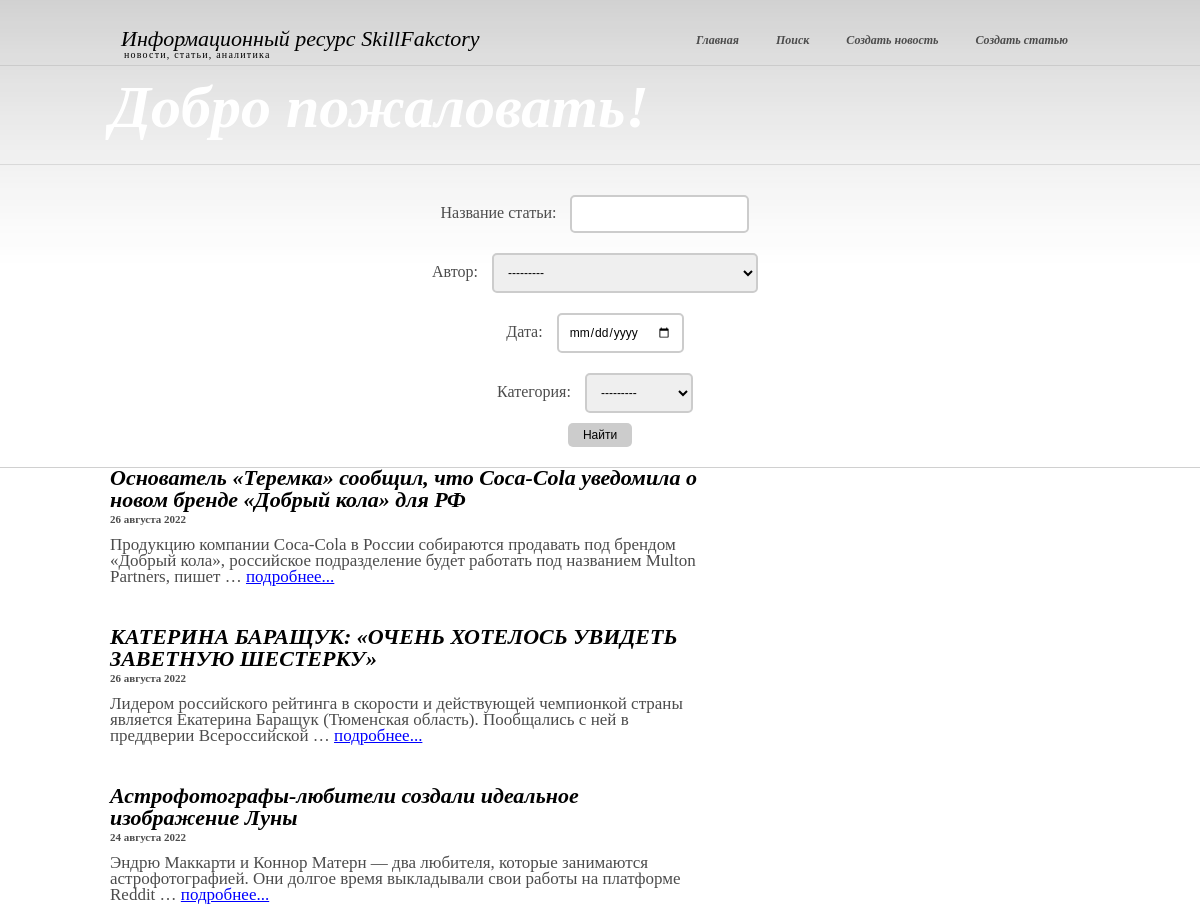
The app's page /home/search (upper part), older data.
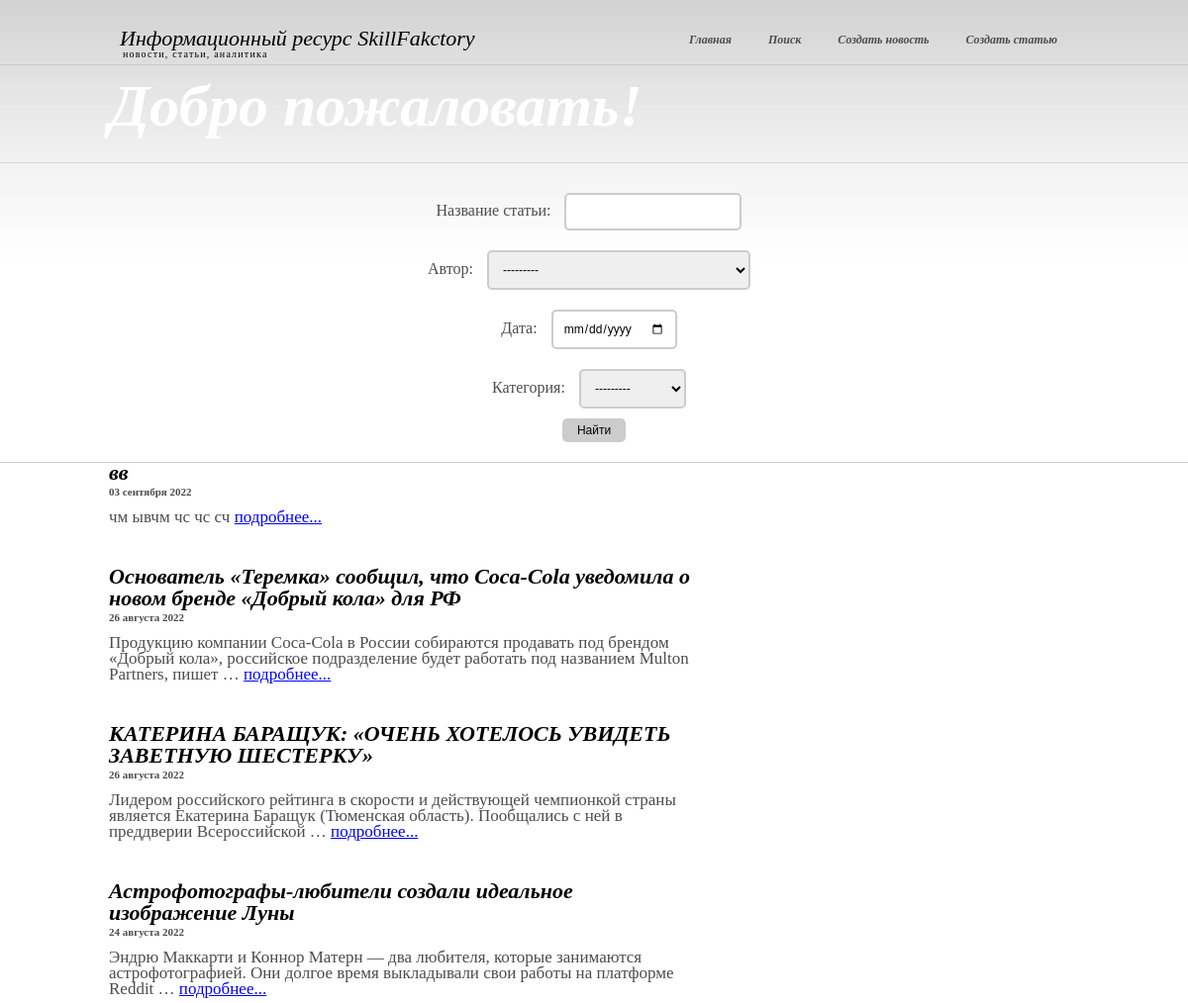
The same page, newer data.
### news/models.py (models this page shows, shortened)
class Post(models.Model):  # Table for the posts
    head_article = models.CharField(max_length=255)  # post`s name
    text_post = models.TextField()  # text
    date = models.DateTimeField(auto_now_add = True)  # date of the post will be added
    type_post = models.CharField(max_length = 20, choices = POSITIONS, default = 'news')  # post`s type : news or article
    sum_rank = models.IntegerField(default = 0)
    id_author = models.ForeignKey('Author', on_delete = models.CASCADE)  # onetomany relation to the table "Author"
    category = models.ManyToManyField('Category', through = PostCategory)  # manytomany relation to the table "Category"

### news/views.py (the view)
class NewsFilter(ListView):
    model = Post
    template_name = 'search.html'
    context_object_name = 'news'
    ordering = '-date'
    def get_queryset(self):
        queryset = super().get_queryset()
        self.filter = news_filter(self.request.GET, queryset)
        return self.filter.qs
    def get_context_data(self, **kwargs):
        context = super().get_context_data(**kwargs)
        context['filter'] = news_filter(self.request.GET, self.queryset)
        return context

### news/models.py (called while the page is built)
    def __str__(self):
        return f'{self.name}'

    def __str__(self):
        return f'{self.full_name}'

### news/templatetags/custom_filters.py (called while the page is built)
@register.filter()
def censor(value):
   if isinstance(value, str):
      a=['хрен', 'редиска', 'тыква']
      for i in a:
         b=' '+i[0]+'*' * (len(i)-1)+' '
         value=value.replace(i, b)
   return value

### templates/search.html (shortened to what this page needs)
{% extends 'flatpages/default.html' %}
{% load custom_filters%}
{% block search %}
    <form action="" method="get">
        {{ filter.form.as_p }}
        <input type="submit" value="Найти">
    </form>
{% endblock search %}
{% block content %}
{% for i in news %}
    <div class="col">
       <div class="post">
           <h3>{{ i.head_article| censor}}</h3>
            <h4>{{ i.date|date:'d E Y' }}</h4>
            <p>{{ i.text_post|truncatewords:20| censor }}
            <a href="{{ i.id }}">подробнее...</a></p>
      </div>
    </div>
{% endfor %}
{% endblock content %}

Row changes from the older to the newer data that the page shows:
added Post: head_article|censor "вв", date "03 сентября 2022", text_post|censor "чм ывчм чс чс сч"
